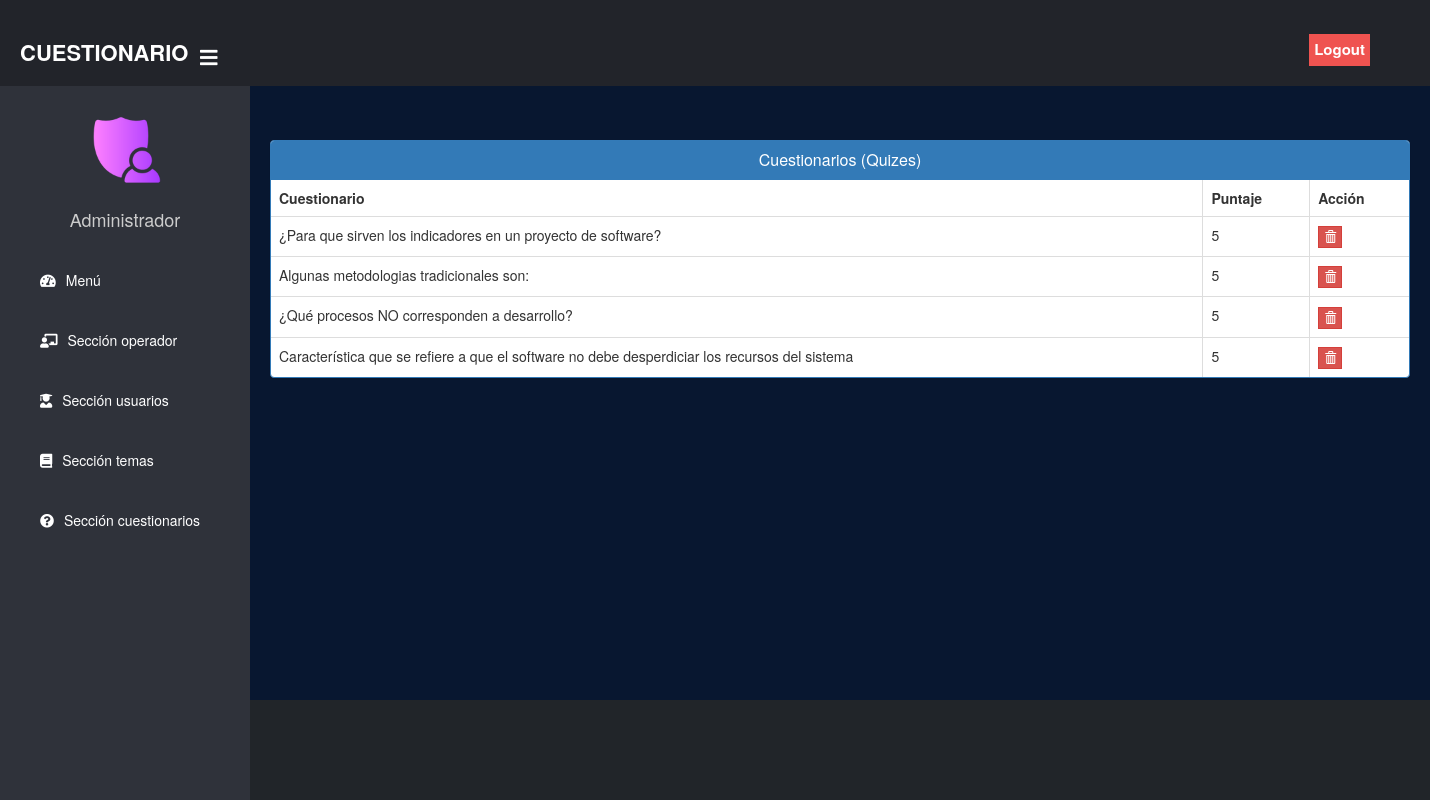
The app's page /view-question/1 (signed in) with its own data.
### exam/models.py (models this page shows)
class Question(models.Model):
    course=models.ForeignKey(Course,on_delete=models.CASCADE)
    marks=models.PositiveIntegerField()
    question=models.CharField(max_length=600)
    option1=models.CharField(max_length=200)
    option2=models.CharField(max_length=200)
    option3=models.CharField(max_length=200)
    option4=models.CharField(max_length=200)
    cat=(('Option1','Option1'),('Option2','Option2'),('Option3','Option3'),('Option4','Option4'))
    answer=models.CharField(max_length=200,choices=cat)

### exam/views.py (the view)
# urls.py: path('view-question/<int:pk>', views.view_question_view,name='view-question'),
@login_required(login_url='adminlogin')
def view_question_view(request,pk):
    questions=models.Question.objects.all().filter(course_id=pk)
    return render(request,'exam/view_question.html',{'questions':questions})

### templates/exam/view_question.html (shortened to what this page needs)
{% extends 'exam/adminbase.html' %}
{% block content %}
{%load static%}
<head>
  <link href="//netdna.bootstrapcdn.com/bootstrap/3.0.0/css/bootstrap.min.css" rel="stylesheet" id="bootstrap-css">
</head>
<br><br>
<div class="container">
  <div class="panel panel-primary">
    <div class="panel-heading">
      <h6 class="panel-title">Cuestionarios (Quizes)</h6>
    </div>
    <table class="table table-hover table-bordered" id="dev-table">
      <thead>
        <tr>
          <th>Cuestionario</th>
          <th>Puntaje</th>
          <th>Acción</th>
        </tr>
      </thead>
      {% for c in questions %}
      <tr>
        <td> {{c.question}}</td>
        <td>{{c.marks}}</td>
        <td><a class="btn btn-danger btn-xs" style="border-radius: 0%;" href="{% url 'delete-question' c.id  %}"><span class="glyphicon glyphicon-trash"></span></a></td>
      </tr>
      {% endfor %}
    </table>
  </div>
</div>
<br><br><br><br><br><br>
{% endblock content %}

### templates/exam/adminbase.html (style rules this page uses)
a:link { text-decoration: none; }
body { margin: 0; padding: 0; font-family: "Gill Sans", sans-serif;; }

### templates/exam/view_question.html (style rules this page uses)
a:link { text-decoration: none; }
h6 { text-align: center; }

### records on screen
Question: question "¿Para que sirven los indicadores en un proyecto de software?", marks "5"
Question: question "Algunas metodologias tradicionales son:", marks "5"
Question: question "¿Qué procesos NO corresponden a desarrollo?", marks "5"
Question: question "Característica que se refiere a que el software no debe desperdiciar los recursos del sistema", marks "5"
